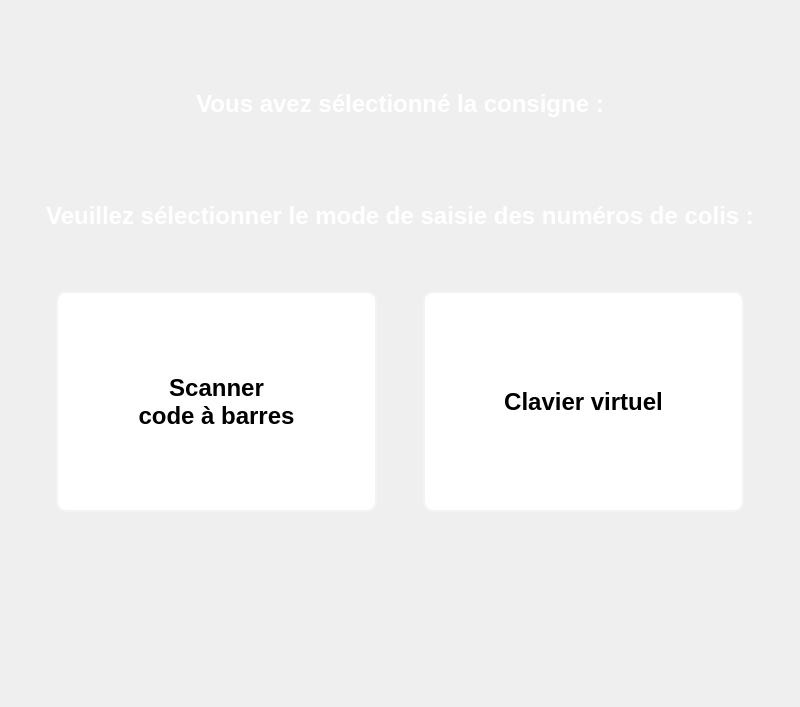
     <widget class="QWidget" name="Menu">
      <layout class="QGridLayout" name="gridLayout">
       <item row="0" column="0">
        <spacer name="verticalSpacer_10">
         <property name="orientation">
          <enum>Qt::Vertical</enum>
         </property>
         <property name="sizeHint" stdset="0">
          <size>
           <width>20</width>
           <height>79</height>
          </size>
         </property>
        </spacer>
       </item>
       <item row="1" column="0">
        <widget class="QLabel" name="Label_BoxSelected">
         <property name="font">
          <font>
           <pointsize>18</pointsize>
           <weight>75</weight>
           <bold>true</bold>
          </font>
         </property>
         <property name="styleSheet">
          <string notr="true">color: rgb(255, 255, 255);</string>
         </property>
         <property name="text">
          <string>&lt;html&gt;&lt;head/&gt;&lt;body&gt;&lt;p align=&quot;center&quot;&gt;Vous avez sélectionné la consigne :&lt;/p&gt;&lt;/body&gt;&lt;/html&gt;</string>
         </property>
         <property name="alignment">
          <set>Qt::AlignCenter</set>
         </property>
        </widget>
       </item>
       <item row="2" column="0">
        <spacer name="verticalSpacer_6">
         <property name="orientation">
          <enum>Qt::Vertical</enum>
         </property>
         <property name="sizeType">
          <enum>QSizePolicy::MinimumExpanding</enum>
         </property>
         <property name="sizeHint" stdset="0">
          <size>
           <width>20</width>
           <height>78</height>
          </size>
         </property>
        </spacer>
       </item>
       <item row="3" column="0">
        <widget class="QLabel" name="label45">
         <property name="font">
          <font>
           <pointsize>18</pointsize>
           <weight>75</weight>
           <bold>true</bold>
          </font>
         </property>
         <property name="styleSheet">
          <string notr="true">color: rgb(255, 255, 255);</string>
         </property>
         <property name="text">
          <string>Veuillez sélectionner le mode de saisie des numéros de colis :</string>
         </property>
         <property name="alignment">
          <set>Qt::AlignCenter</set>
         </property>
        </widget>
       </item>
       <item row="4" column="0">
        <spacer name="verticalSpacer_7">
         <property name="orientation">
          <enum>Qt::Vertical</enum>
         </property>
         <property name="sizeType">
          <enum>QSizePolicy::Fixed</enum>
         </property>
         <property name="sizeHint" stdset="0">
          <size>
           <width>20</width>
           <height>50</height>
          </size>
         </property>
        </spacer>
       </item>
       <item row="5" column="0">
        <layout class="QHBoxLayout" name="horizontalLayout_6">
         <property name="margin">
          <number>5</number>
         </property>
         <item>
          <spacer name="horizontalSpacer_5">
           <property name="orientation">
            <enum>Qt::Horizontal</enum>
           </property>
           <property name="sizeHint" stdset="0">
            <size>
             <width>40</width>
             <height>20</height>
            </size>
           </property>
          </spacer>
         </item>
         <item>
          <widget class="QToolButton" name="B_ModeScanCodeBarre">
           <property name="minimumSize">
            <size>
             <width>321</width>
             <height>221</height>
            </size>
           </property>
           <property name="maximumSize">
            <size>
             <width>321</width>
             <height>221</height>
            </size>
           </property>
           <property name="font">
            <font>
             <pointsize>18</pointsize>
             <weight>75</weight>
             <bold>true</bold>
            </font>
           </property>
           <property name="contextMenuPolicy">
            <enum>Qt::NoContextMenu</enum>
           </property>
           <property name="styleSheet">
            <string notr="true">QToolButton{
background-color: rgb(255, 255, 255);
border-radius:10px;
border:2px solid rgb(243, 243, 243);

}

QToolButton:pressed{ 
	background-color: #ECF0F1;
}

QToolTip{
	border:1px white;	
	border-radius:0px;
	font : 15pt;
	background-color: rgb(114, 114, 114);
	color: rgb(255, 255, 255);	    	
}</string>
           </property>
           <property name="text">
            <string>Scanner 
code à barres</string>
           </property>
           <property name="icon">
            <iconset resource="Src.qrc">
             <normaloff>:/ImgList/ScanCodeB</normaloff>:/ImgList/ScanCodeB</iconset>
           </property>
           <property name="iconSize">
            <size>
             <width>100</width>
             <height>100</height>
            </size>
           </property>
           <property name="toolButtonStyle">
            <enum>Qt::ToolButtonTextUnderIcon</enum>
           </property>
           <property name="autoRaise">
            <bool>true</bool>
           </property>
          </widget>
         </item>
         <item>
          <spacer name="horizontalSpacer_4">
           <property name="orientation">
            <enum>Qt::Horizontal</enum>
           </property>
           <property name="sizeType">
            <enum>QSizePolicy::Fixed</enum>
           </property>
           <property name="sizeHint" stdset="0">
            <size>
             <width>40</width>
             <height>20</height>
            </size>
           </property>
          </spacer>
         </item>
         <item>
          <widget class="QToolButton" name="B_ModeManual">
           <property name="minimumSize">
            <size>
             <width>321</width>
             <height>221</height>
            </size>
           </property>
           <property name="maximumSize">
            <size>
             <width>321</width>
             <height>221</height>
            </size>
           </property>
           <property name="font">
            <font>
             <pointsize>18</pointsize>
             <weight>75</weight>
             <bold>true</bold>
            </font>
           </property>
           <property name="contextMenuPolicy">
            <enum>Qt::NoContextMenu</enum>
           </property>
           <property name="styleSheet">
            <string notr="true">QToolButton{
background-color: rgb(255, 255, 255);
border-radius:10px;
border:2px solid rgb(243, 243, 243);

}

QToolButton:pressed{ 
	background-color: #ECF0F1;
}

QToolTip{
	border:1px white;	
	border-radius:0px;
	font : 15pt;
	background-color: rgb(114, 114, 114);
	color: rgb(255, 255, 255);	    	
}</string>
           </property>
           <property name="text">
            <string>Clavier virtuel</string>
           </property>
           <property name="icon">
            <iconset resource="Src.qrc">
             <normaloff>:/ImgList/keyboard</normaloff>:/ImgList/keyboard</iconset>
           </property>
           <property name="iconSize">
            <size>
             <width>120</width>
             <height>120</height>
            </size>
           </property>
           <property name="toolButtonStyle">
            <enum>Qt::ToolButtonTextUnderIcon</enum>
           </property>
           <property name="autoRaise">
            <bool>true</bool>
           </property>
          </widget>
         </item>
         <item>
          <spacer name="horizontalSpacer_15">
           <property name="orientation">
            <enum>Qt::Horizontal</enum>
           </property>
           <property name="sizeHint" stdset="0">
            <size>
             <width>40</width>
             <height>20</height>
            </size>
           </property>
          </spacer>
         </item>
        </layout>
       </item>
       <item row="6" column="0">
        <spacer name="verticalSpacer_8">
         <property name="orientation">
          <enum>Qt::Vertical</enum>
         </property>
         <property name="sizeType">
          <enum>QSizePolicy::MinimumExpanding</enum>
         </property>
         <property name="sizeHint" stdset="0">
          <size>
           <width>20</width>
           <height>100</height>
          </size>
         </property>
        </spacer>
       </item>
       <item row="7" column="0">
        <spacer name="verticalSpacer_11">
         <property name="orientation">
          <enum>Qt::Vertical</enum>
         </property>
         <property name="sizeHint" stdset="0">
          <size>
           <width>20</width>
           <height>79</height>
          </size>
         </property>
        </spacer>
       </item>
      </layout>
     </widget>
